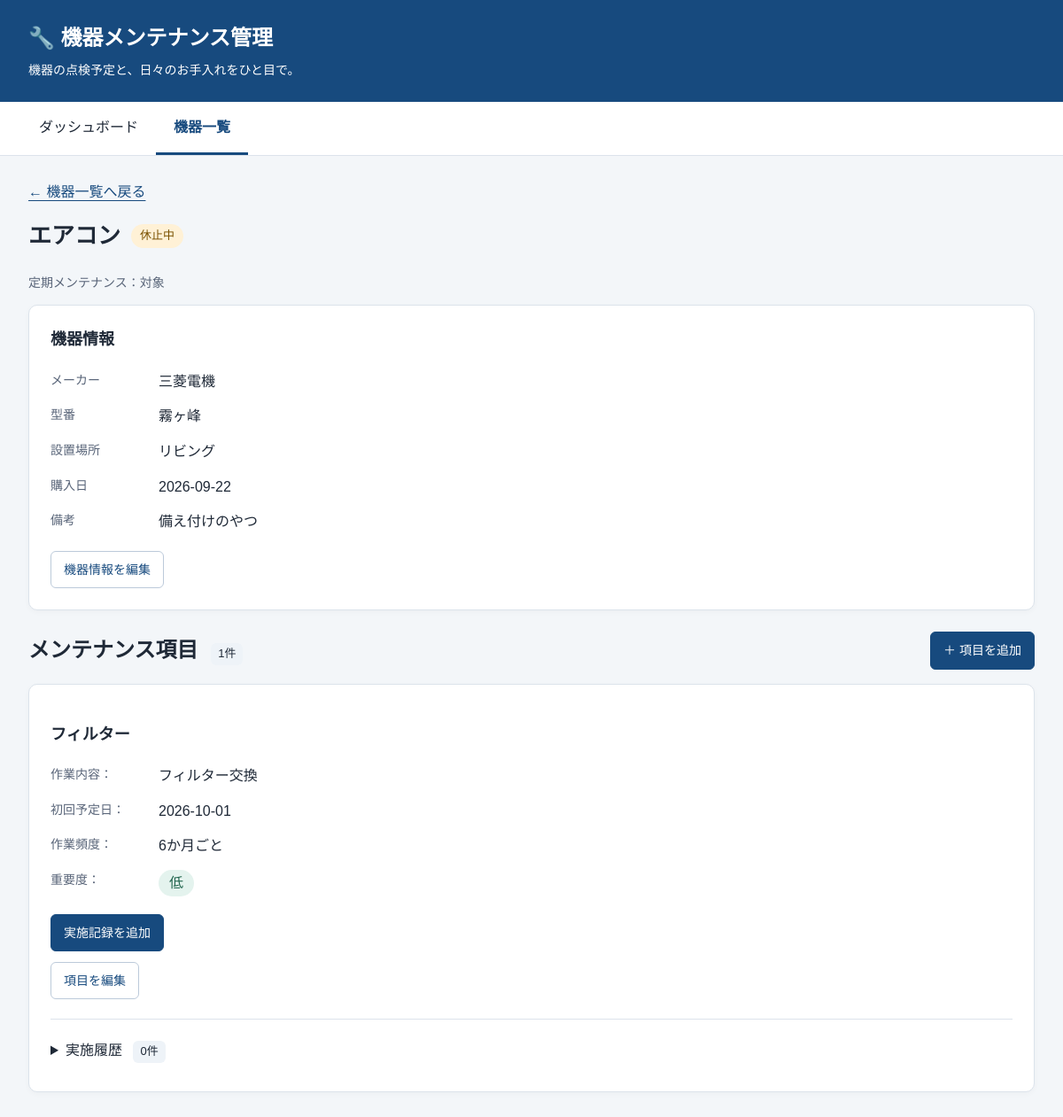
/devices/1, run on the app's committed database.
### tables this page shows
CREATE TABLE devices (
                id INTEGER PRIMARY KEY AUTOINCREMENT,
                name TEXT NOT NULL,
                manufacturer TEXT,
                model_number TEXT,
                location TEXT,
                status TEXT NOT NULL DEFAULT '稼働中',
                purchase_date TEXT,
                note TEXT NOT NULL DEFAULT '',
                maintenance_scope TEXT NOT NULL DEFAULT '未設定'
            );

CREATE TABLE maintenance_plans (
                id INTEGER PRIMARY KEY AUTOINCREMENT,
                device_id INTEGER NOT NULL,
                name TEXT NOT NULL,
                description TEXT,
                interval_value INTEGER,
                interval_unit TEXT,
                priority TEXT,
                first_due_date TEXT NOT NULL DEFAULT '',
                FOREIGN KEY (device_id) REFERENCES devices(id)
            );

### main.py (the view)
@app.get("/devices/{device_id}")
def device_detail(request: Request, device_id: int) -> HTMLResponse:
    with database() as connection:
        cursor: sqlite3.Cursor = connection.execute("""
            SELECT id, name, manufacturer, model_number, location, purchase_date,
                   note, status, maintenance_scope
            FROM devices
            WHERE id = ?
        """, (device_id,))
        device: Optional[sqlite3.Row] = cursor.fetchone()
        if device is None:
            raise HTTPException(status_code=404, detail="機器が見つかりません")
        cursor = connection.execute("""
            SELECT id, device_id, name, description, interval_value, interval_unit, priority, first_due_date
            FROM maintenance_plans
            WHERE device_id = ?
            ORDER BY id
        """, (device_id,))
        maintenance_plans: list[sqlite3.Row] = cursor.fetchall()
        cursor = connection.execute("""
            SELECT
                maintenance_records.id,
                maintenance_records.maintenance_plan_id,
                maintenance_records.performed_at,
                maintenance_records.meter_value,
                maintenance_records.note
            FROM maintenance_records
            JOIN maintenance_plans
                ON maintenance_plans.id
                = maintenance_records.maintenance_plan_id
            WHERE maintenance_plans.device_id = ?
            ORDER BY
                maintenance_records.performed_at DESC,
                maintenance_records.id DESC
        """, (device_id,))
        maintenance_records = cursor.fetchall()
    return templates.TemplateResponse(
        request=request,
        name="device_detail.html",
        context={
            "device": device,
            "maintenance_plans": maintenance_plans,
            "maintenance_records": maintenance_records
        }
    )

### templates/device_detail.html (shortened to what this page needs)
{% extends 'base.html' %}
{% block content %}
<a class="back-link" href="/devices">← 機器一覧へ戻る</a>
<div class="page-heading"><h1>{{ device.name }}</h1><span class="status-badge" data-status="{{ device.status }}">{{ device.status }}</span></div>
<p class="muted">定期メンテナンス：{{ device.maintenance_scope }}{% if device.maintenance_scope == '対象' and not maintenance_plans %}（項目未登録）{% endif %}</p>
<section class="panel" id="device-info">
    <h2>機器情報</h2>
    <div class="read-view"><dl class="info-grid">
        <div><dt>メーカー</dt><dd>{{ device.manufacturer or '—' }}</dd></div>
        <div><dt>型番</dt><dd>{{ device.model_number or '—' }}</dd></div>
        <div><dt>設置場所</dt><dd>{{ device.location or '—' }}</dd></div>
        <div><dt>購入日</dt><dd>{{ device.purchase_date or '—' }}</dd></div>
        <div class="full-width"><dt>備考</dt><dd class="preserve-lines">{{ device.note or '—' }}</dd></div>
    </dl></div>
    <a class="button" href="/devices/{{ device.id }}/edit">機器情報を編集</a>
</section>
<section aria-labelledby="plans-heading">
    <div class="section-heading"><h2 id="plans-heading">メンテナンス項目 <span class="count">{{ maintenance_plans|length }}件</span></h2><a class="button primary" href="/devices/{{ device.id }}/maintenance/new">＋ 項目を追加</a></div>
    {% for plan in maintenance_plans %}
    <article class="panel" id="plan-{{ plan.id }}">
        <h3>{{ plan.name }}</h3>
        <div class="read-view"><dl class="info-grid">
            <div><dt>作業内容：</dt><dd class="preserve-lines">{{ plan.description or '未登録' }}</dd></div>
            <div><dt>初回予定日：</dt><dd>{{ plan.first_due_date or "未設定" }}</dd></div>
            <div><dt>作業頻度：</dt><dd>{{ plan.interval_value }}{{ units.get(plan.interval_unit, plan.interval_unit) }}ごと</dd></div>
            <div><dt>重要度：</dt><dd><span class="priority" data-level="{{ priorities.get(plan.priority, plan.priority) }}">{{ priorities.get(plan.priority, plan.priority) }}</span></dd></div>
        </dl></div>
        <div class="record-action"><a class="button primary" href="/devices/{{ device.id }}/maintenance-plans/{{ plan.id }}/records/new">実施記録を追加</a></div>
        <div class="item-edit-action"><a class="button" href="/devices/{{ device.id }}/maintenance-plans/{{ plan.id }}/edit">項目を編集</a></div>
        {% set records = maintenance_records | selectattr('maintenance_plan_id', 'equalto', plan.id) | list %}
        <details class="history" {% if request.query_params.get('saved') == 'record' or request.query_params.get('history') == 'open' %}open{% endif %}>
            <summary>実施履歴 <span class="count">{{ records|length }}件</span></summary>
        </details>
    </article>
    {% else %}<div class="panel empty-state">メンテナンス項目はまだありません。</div>{% endfor %}
</section>
{% endblock %}

### templates/base.html (shortened to what this page needs)
<!DOCTYPE html>
<html lang="ja">
<head>
    <link rel="stylesheet" href="{{ asset_url('style.css') }}">
</head>
<body>
    <header class="site-header">
        <div class="section-heading">
            <div><p class="site-title">🔧 機器メンテナンス管理</p><p>機器の点検予定と、日々のお手入れをひと目で。</p></div>
        </div>
    </header>
    <nav aria-label="メインナビゲーション">
        <a href="/" {% if request.url.path == '/' %}aria-current="page"{% endif %}>ダッシュボード</a>
        <a href="/devices" {% if request.url.path.startswith('/devices') %}aria-current="{{ 'page' if request.url.path == '/devices' else 'location' }}"{% endif %}>機器一覧</a>
    </nav>
    <main id="dashboard">{% block content %}{% endblock %}</main>
</body>
</html>

### static/style.css (style rules this page uses)
* { box-sizing: border-box; }
body { margin: 0; font-family: "Yu Gothic", "Meiryo", sans-serif; background: #f3f6f9; color: #1f2937; line-height: 1.6; }
a { color: inherit; }
.site-header { padding: 24px 32px; background: #174a7e; color: white; }
.site-header p { margin: 6px 0 0; font-size: 14px; }
nav { display: flex; flex-wrap: wrap; padding: 0 24px; background: white; border-bottom: 1px solid #dce3eb; }
nav a { padding: 16px 20px; border: 0; border-bottom: 3px solid transparent; background: white; text-decoration: none; }
main { max-width: 1280px; margin: 0 auto; padding: 28px 32px 48px; }
.page-heading { display: flex; align-items: center; flex-wrap: wrap; gap: 12px; }
.card, .panel { background: white; border: 1px solid #dce3eb; border-radius: 10px; box-shadow: 0 2px 6px rgba(0, 0, 0, 0.03); }
.panel { padding: 24px; margin-bottom: 24px; scroll-margin-top: 16px; }
.panel h2 { margin: 0 0 16px; font-size: 18px; }
.count { display: inline-block; margin-left: 8px; padding: 2px 8px; border-radius: 6px; background: #eef3f8; font-size: 13px; font-weight: normal; }
.priority { display: inline-block; padding: 2px 12px; border-radius: 20px; background: #edf1f5; white-space: nowrap; }
.priority[data-level="低"] { background: #e4f3ee; color: #21654e; }
.site-header .site-title { margin: 0; font-size: 24px; font-weight: bold; }
nav a[aria-current="location"] { color: #174a7e; border-bottom-color: #174a7e; font-weight: bold; }
.section-heading { display: flex; justify-content: space-between; align-items: center; flex-wrap: wrap; gap: 12px; }
.section-heading h2, .section-heading h3 { margin: 0; }
.page-heading { margin: 12px 0 20px; }
.page-heading h1 { font-size: 26px; margin: 0; overflow-wrap: anywhere; }
.panel h3 { font-size: 18px; overflow-wrap: anywhere; }
.section-heading + .panel { margin-top: 16px; }
.back-link { display: inline-block; color: #174a7e; margin-bottom: 4px; text-underline-offset: 4px; }
.muted { color: #596579; font-size: 14px; }
.button { display: inline-flex; align-items: center; justify-content: center; min-height: 42px; line-height: 1.5; font: inherit; font-size: 14px; padding: 9px 14px; border: 1px solid #bccada; border-radius: 6px; background: white; color: #174a7e; text-decoration: none; cursor: pointer; }
.button.primary { background: #174a7e; color: white; border-color: #174a7e; }
.info-grid { display: grid; grid-template-columns: minmax(0, 1fr); gap: 14px; margin: 20px 0; }
.info-grid > div { display: grid; grid-template-columns: 110px minmax(0, 1fr); align-items: start; gap: 12px; }
.full-width { grid-column: 1 / -1; }
.info-grid dt { font-size: 14px; color: #596579; }
.info-grid dd { margin: 0; overflow-wrap: anywhere; }
.preserve-lines { white-space: pre-wrap; overflow-wrap: anywhere; }
.status-badge { display: inline-block; padding: 3px 10px; border-radius: 18px; background: #edf1f5; white-space: nowrap; font-size: 13px; }
.status-badge[data-status="休止中"] { background: #fff1d6; color: #795100; }
.history { margin-top: 22px; border-top: 1px solid #dce3eb; padding-top: 14px; }
.history > summary { cursor: pointer; padding: 8px 0; }
.item-edit-action { margin-top: 12px; }

### data on the page
devices: name "エアコン", status "休止中", maintenance_scope "対象", manufacturer "三菱電機", model_number "霧ヶ峰", location "リビング", purchase_date "2026-09-22", note "備え付けのやつ"
maintenance_plans: name "フィルター", description "フィルター交換", first_due_date "2026-10-01", interval_value "6", get "か月", get "低", records "0"

### other printed values
{{ maintenance_plans|length }} "1"
